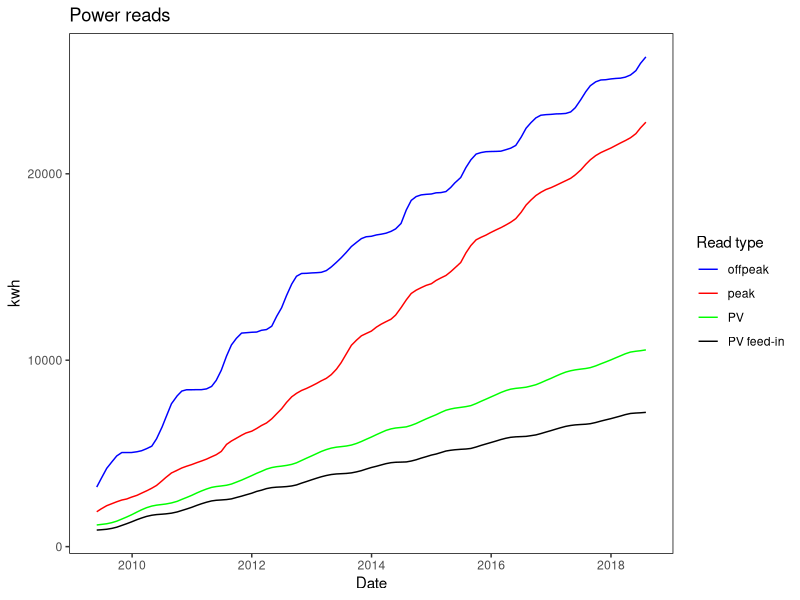
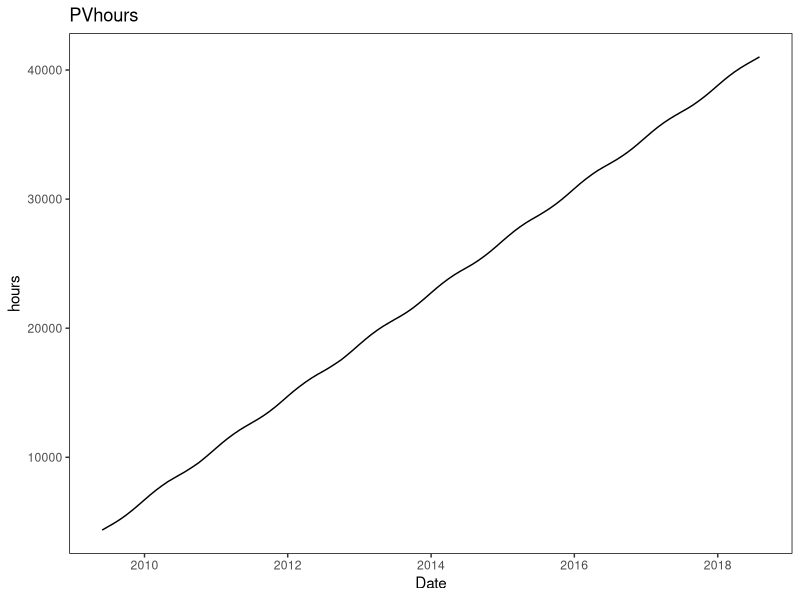
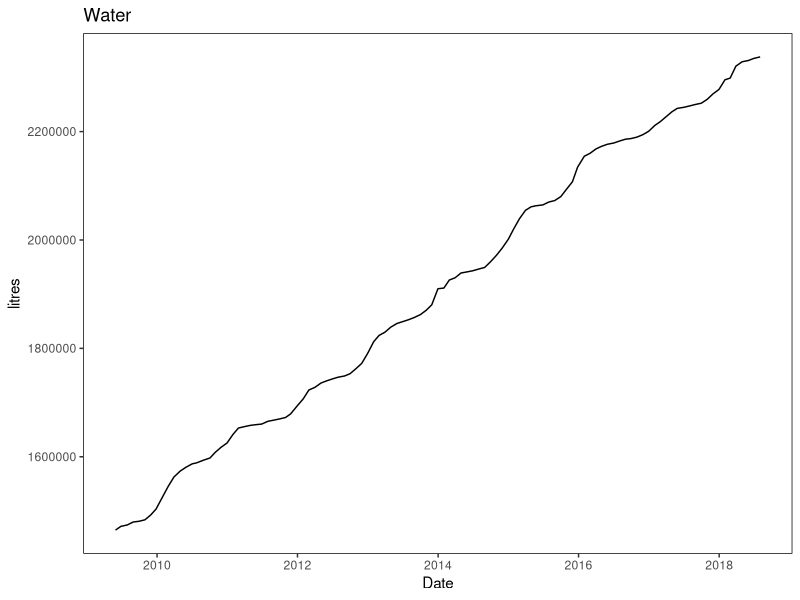
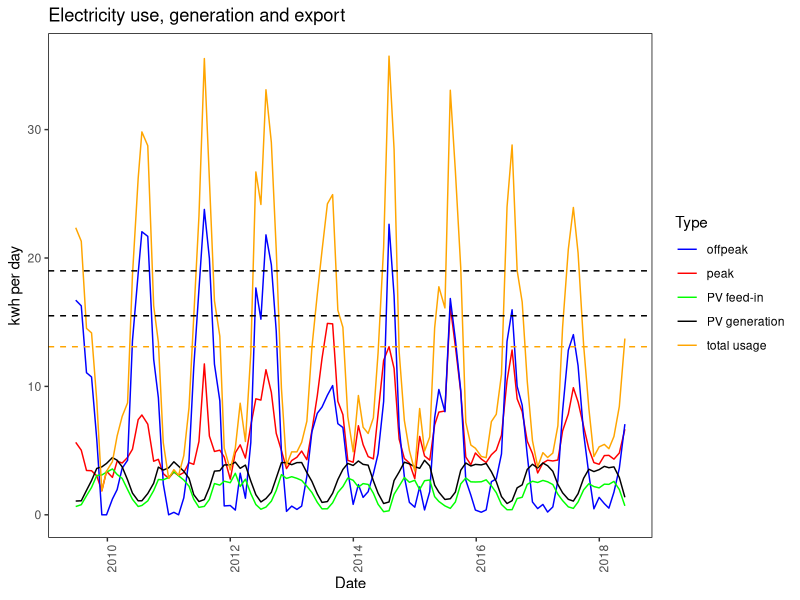
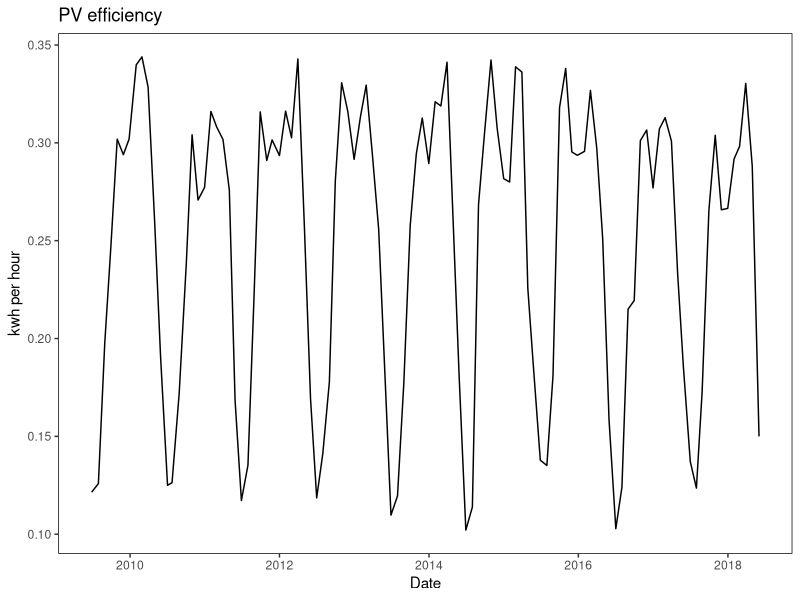
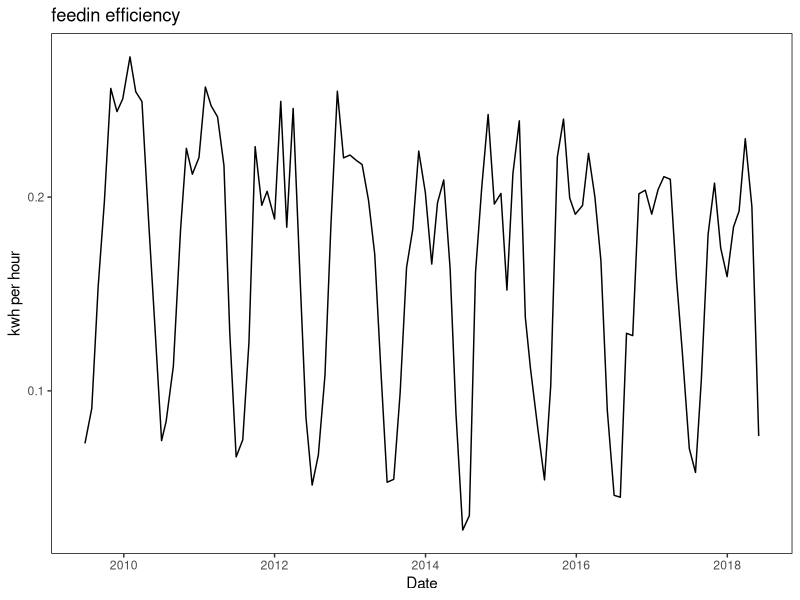
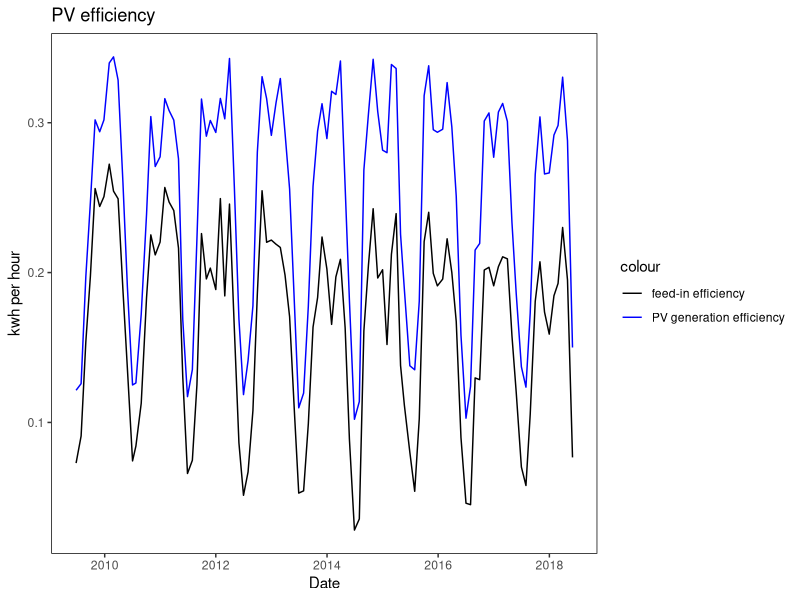
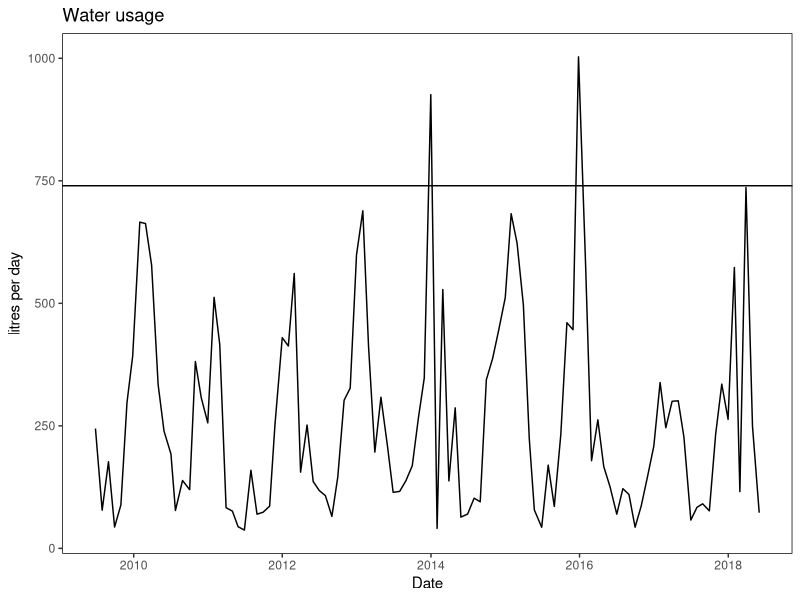

Write R code to recreate these figures, in order.
library(tidyverse)

meterreads <- read_csv("data/meterreads.csv")
meterreads

#plot power reads i.e. peak, offpeak and PV

ggplot(meterreads, aes(x = date)) + 
  geom_line(aes(y = peak_reading, colour = "peak")) +
  geom_line(aes(y = offpeak_reading, colour = "offpeak")) +
  geom_line(aes(y = PV_reading, colour = "PV")) +
  geom_line(aes(y = feedin_reading, colour = "PV feed-in")) +
  labs(x = "Date", y = "kwh", title = "Power reads", colour = "Read type") +
  scale_color_manual(values = c("blue","red","green","black")) +
  theme(panel.background = element_rect(fill = "white"),
        panel.border = element_rect(fill = NA))

# plot PV hours in a seperate graph

ggplot(meterreads, aes(x = date, y = PVhours_reading)) +
  geom_line() +
  labs(x = "Date", y = "hours", title = "PVhours") +
  theme(panel.background = element_rect(fill = "white"),
        panel.border = element_rect(fill = NA))

# plot water reading in a seperate graph

ggplot(meterreads, aes(x = date, y = water_reading)) + 
  geom_line() +
  labs(x = "Date", y = "litres", title = "Water") +
  theme(panel.background = element_rect(fill = "white"),
        panel.border = element_rect(fill = NA))

# make a new tibble called 'usage' from 'meterreads' and
# add a column called peak_usage by using mutate and lag
# mutate makes a new column called peak_usage by starting with peak_reading and subtracting a value
# this value is also from the peak_reading column, but by using lag it is from the previous row.

usage <- meterreads %>% 
  mutate(peak_usage = peak_reading - 
           lag(peak_reading, default = first(peak_reading)))

# now repeat the process for the other readings

usage <- usage %>% 
  mutate(offpeak_usage = offpeak_reading -
           lag(offpeak_reading, default = first(offpeak_reading)))

usage <- usage %>% 
  mutate(feedin_usage = feedin_reading -
           lag(feedin_reading, default = first(feedin_reading)))

usage <- usage %>% 
  mutate(PV_usage = PV_reading -
           lag(PV_reading, default = first(PV_reading)))

usage <- usage %>% 
  mutate(PVhours_usage = PVhours_reading -
           lag(PVhours_reading, default = first(PVhours_reading)))

usage <- usage %>% 
  mutate(water_usage = water_reading -
           lag(water_reading, default = first(water_reading)))

usage <- usage %>% 
  mutate(days = as.integer(date -
           lag(date, default = first(date))))

usage <- slice(usage, -1)

usage <- slice(usage, -110)

usage <- slice(usage, -109)

usage

# make a new table called perday.  divide usage by number of days to get usage per day.

perday <- usage %>% 
  mutate(peak_perday = peak_usage / days)

perday <- perday %>% 
  mutate(offpeak_perday = offpeak_usage / days)

perday <- perday %>% 
  mutate(totalusage_perday = peak_perday + offpeak_perday)

perday <- perday %>% 
  mutate(feedin_perday = feedin_usage / days)

perday <- perday %>% 
  mutate(PVgen_perday = PV_usage / days)

perday <- perday %>% 
  mutate(PVhours_perday = PVhours_usage / days)

perday <- perday %>% 
  mutate(water_perday = water_usage / days)

perday <- perday %>% 
  mutate(PVefficiency = PVgen_perday / PVhours_perday)

perday <- perday %>% 
  mutate(feedinefficiency = feedin_perday / PVhours_perday)

perday

# lets try plotting this stuff...

# Electricity overview in kwh per day

ggplot(perday, aes(x = date)) + 
  geom_line(aes(y = peak_perday, colour = "peak")) +
  geom_line(aes(y = offpeak_perday, colour = "offpeak")) +
  geom_line(aes(y = PVgen_perday, colour = "PV generation")) +
  geom_line(aes(y = feedin_perday, colour = "PV feed-in")) +
  geom_line(aes(y = totalusage_perday, colour = "total usage")) +
  labs(x = "Date", y = "kwh per day", title = "Electricity use, generation and export", colour = "Type") +
  scale_color_manual(values = c("blue","red","green","black", "orange")) +
  geom_hline(yintercept = 15.5, linetype = 2) + 
  geom_hline(yintercept = 19, linetype = 2) +
  geom_hline(yintercept = 13.09, linetype = 2, colour = "orange") +
  theme(panel.background = element_rect(fill = "white"),
        panel.border = element_rect(fill = NA,),
        axis.text.x = element_text(angle = 90))

# average household usage from energymadeeasy.gov.au.  
# 4 person household postcode 5051
# Summer 15.7; Autumn 15.5; WInter 19.0; Spring 16.1 kWh 

ggplot(perday, aes(x = date, y = PVefficiency)) + 
  geom_line() +
  labs(x = "Date", y = "kwh per hour", title = "PV efficiency") +
  theme(panel.background = element_rect(fill = "white"),
        panel.border = element_rect(fill = NA))

ggplot(perday, aes(x = date, y = feedinefficiency)) + 
  geom_line() +
  labs(x = "Date", y = "kwh per hour", title = "feedin efficiency") +
  theme(panel.background = element_rect(fill = "white"),
        panel.border = element_rect(fill = NA))

ggplot(perday, aes(x = date)) + 
  geom_line(aes(y = PVefficiency, colour = "PV generation efficiency")) +
  geom_line(aes(y = feedinefficiency, colour = "feed-in efficiency")) +
  labs(x = "Date", y = "kwh per hour", title = "PV efficiency") +
  scale_color_manual(values = c("black","blue")) +
  theme(panel.background = element_rect(fill = "white"),
        panel.border = element_rect(fill = NA))

# Water use

ggplot(perday, aes(x = date, y = water_perday)) + 
  geom_line() +
  labs(x = "Date", y = "litres per day", title = "Water usage") +
  geom_hline(yintercept=740) +
  theme(panel.background = element_rect(fill = "white"),
        panel.border = element_rect(fill = NA))

# have put in some hlines to give seasonal averages for usage of 4 person households
# calculate average total usage per day and add in an hline.

mean(perday$totalusage_perday, na.rm = TRUE)

# I feel the need to clean out the unnecesary data and make a new table.

eUGE1 <-  
  select(perday,"date","peak_perday","offpeak_perday","totalusage_perday",
         "PVgen_perday","feedin_perday","PVhours_perday","PVefficiency", "feedinefficiency")


# got rid of other data and trimmed to give 9 complete years

monthlist1 <- c(6,7,8,9,10,11,12)
monthlist2 <- c(1,2,3,4,5,6,7,8,9,10,11,12)
monthlist3 <- c(1,2,3,4,5)
monthlist <- c(monthlist1, monthlist2, monthlist2, monthlist2, monthlist2, monthlist2, monthlist2, monthlist2, monthlist2, monthlist3)

# Make eUGE2 which has a month list

eUGE2 <- eUGE1 %>% 
  mutate(month = as.factor(monthlist))

# Make a year list
yearlist1 <- c(2009,2009,2009,2009,2009,2009,2009)
yearlist2 <- c(2010,2010,2010,2010,2010,2010,2010,2010,2010,2010,2010,2010)
yearlist3 <- yearlist2 + 1
yearlist4 <- yearlist2 + 2
yearlist5 <- yearlist2 + 3
yearlist6 <- yearlist2 + 4
yearlist7 <- yearlist2 + 5
yearlist8 <- yearlist2 + 6
yearlist9 <- yearlist2 + 7
yearlist10 <- c(2018,2018,2018,2018,2018)

yearlist <- c(yearlist1,yearlist2,yearlist3,yearlist4,yearlist5,yearlist6,yearlist7,yearlist8,yearlist9,yearlist10)

# Add year list to eUGE2

eUGE2 <- eUGE2 %>% 
  mutate(year = as.factor(yearlist))

# Make a season list

seasonlist1 <- c('Winter', 'Winter', 'Winter', 'Spring', 'Spring', 'Spring', 'Summer')
seasonlist2 <- c('Summer', 'Summer', 'Autumn', 'Autumn', 'Autumn')
seasonlist3 <- c(seasonlist2, seasonlist1)
seasonlist <- c(seasonlist1, seasonlist3, seasonlist3, seasonlist3, seasonlist3, seasonlist3, seasonlist3, seasonlist3, seasonlist3, seasonlist2)
seasonlist

eUGE3 <- eUGE2 %>% 
  mutate(season = as.factor(seasonlist))

eUGE3

# Some more exploratory plots.  Need to figure out how to get a better colour scheme.

# Peak

ggplot(eUGE3, aes(x = as.factor(month), y = peak_perday, colour = year)) +
  geom_point() +
  labs(x = "Month", y = "kWh per day", title = "Peak usage") +
  theme(panel.background = element_rect(fill = "white"),
        panel.border = element_rect(fill = NA))

ggplot(eUGE3, aes(x = as.factor(month), y = peak_perday, colour = season)) +
  geom_point() +
  labs(x = "Month", y = "kWh per day", title = "Peak usage") +
  scale_color_manual(values = c("orange","green","red", "blue")) +
  theme(panel.background = element_rect(fill = "white"),
        panel.border = element_rect(fill = NA))

#ggsave(AugustWithoutOutlier, path = "~/results/")

# Offpeak

ggplot(eUGE3, aes(x = as.factor(month), y = offpeak_perday, colour = year)) +
  geom_point() +
  labs(x = "Month", y = "kWh per day", title = "OffPeak usage") +
  theme(panel.background = element_rect(fill = "white"),
        panel.border = element_rect(fill = NA))

ggplot(eUGE3, aes(x = as.factor(month), y = offpeak_perday, colour = season)) +
  geom_point() +
  labs(x = "Month", y = "kWh per day", title = "OffPeak usage") +
  scale_color_manual(values = c("orange","green","red", "blue")) +
  theme(panel.background = element_rect(fill = "white"),
        panel.border = element_rect(fill = NA))

# Total usage

ggplot(eUGE3, aes(x = as.factor(month), y = totalusage_perday, colour = year)) +
  geom_point() +
  labs(x = "Month", y = "kWh per day", title = "Total usage") +
  theme(panel.background = element_rect(fill = "white"),
        panel.border = element_rect(fill = NA))

ggplot(eUGE3, aes(x = as.factor(month), y = totalusage_perday, colour = season)) +
  geom_point() +
  labs(x = "Month", y = "kWh per day", title = "Total usage") +
  scale_color_manual(values = c("orange","green","red", "blue")) +
  theme(panel.background = element_rect(fill = "white"),
        panel.border = element_rect(fill = NA)) +
  geom_hline(yintercept = 15.7, linetype =2, colour = "red") + # average for local summer
  geom_hline(yintercept = 15.5, linetype =2, colour = "orange") + # average for local autumn
  geom_hline(yintercept = 19.0, linetype =2, colour = "blue") + # average for local winter
  geom_hline(yintercept = 16.1, linetype =2, colour = "green") + # average for local spring
  geom_hline(yintercept = 12.9, linetype =4, colour = "black") # average for our household

mean(eUGE3 $totalusage_perday)

# Energymadeeasy.gov.au household usage 4 person no pool
#AHsummer <- 15.7
#AHautumn <- 15.5
#AHwinter <- 19.0
#AHspring <- 16.1
#AHave <- 16.5

# PV

ggplot(eUGE3, aes(x = as.factor(month), y = PVgen_perday, colour = year)) +
  geom_point() +
  labs(x = "Month", y = "kWh per day", title = "PV generation") +
  theme(panel.background = element_rect(fill = "white"),
        panel.border = element_rect(fill = NA))

ggplot(eUGE3, aes(x = as.factor(month), y = feedin_perday, colour = year)) +
  geom_point() +
  labs(x = "Month", y = "kWh per day", title = "PV feed-in") +
  theme(panel.background = element_rect(fill = "white"),
        panel.border = element_rect(fill = NA))

ggplot(eUGE3, aes(x = as.factor(month), y = PVhours_perday, colour = year)) +
  geom_point() +
  labs(x = "Month", y = "kWh per day", title = "PV hours") +
  theme(panel.background = element_rect(fill = "white"),
        panel.border = element_rect(fill = NA))

ggplot(eUGE3, aes(x = as.factor(month), y = PVefficiency, colour = year)) +
  geom_point() +
  labs(x = "Month", y = "kWh per hour", title = "PV generation efficiency") +
  theme(panel.background = element_rect(fill = "white"),
        panel.border = element_rect(fill = NA))

ggplot(eUGE3, aes(x = as.factor(month), y = feedinefficiency, colour = year)) +
  geom_point() +
  labs(x = "Month", y = "kWh per hour", title = "PV feed-in efficiency") +
  theme(panel.background = element_rect(fill = "white"),
        panel.border = element_rect(fill = NA))

 
write.csv(eUGE3, file = "eUGE3.csv")

# It's interesting to note that a few things have happened in our household
# 1st child was born July 2011.  An RCAC was installed that summer.
# 2nd child born January 2014.  Time at home has changed with part-time hours etc.
# We've been playing with the mix of RCAC and heatbank (offpeak) for heating.
# Off peak kicks in in summer when visitors are over due to supplementary HWS.
# PV efficiency dips at he height of summer - sun rises and sets south of E and W.
# We also have rainfall data, and climate data can be downloaded from BOM. 
# TOgether with daily (rather than monthly) data, there may be some interesting correlations.


